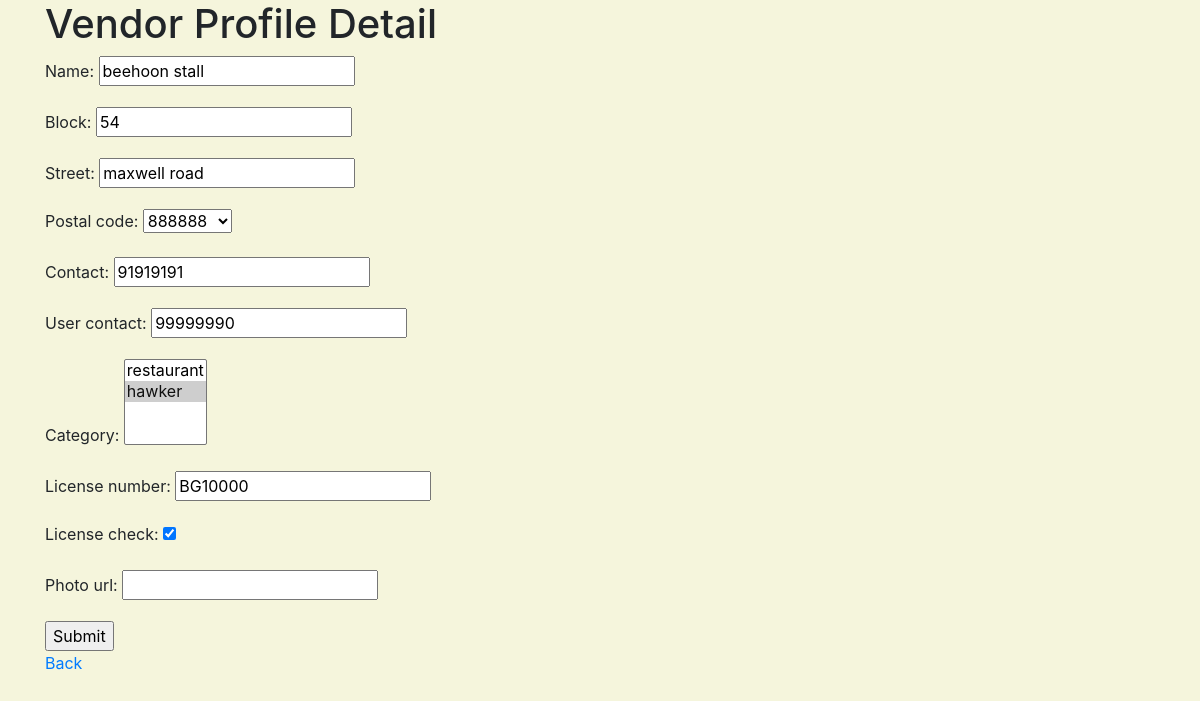
/vendor/profiles/17 (signed in), run on an earlier commit of the app's database.
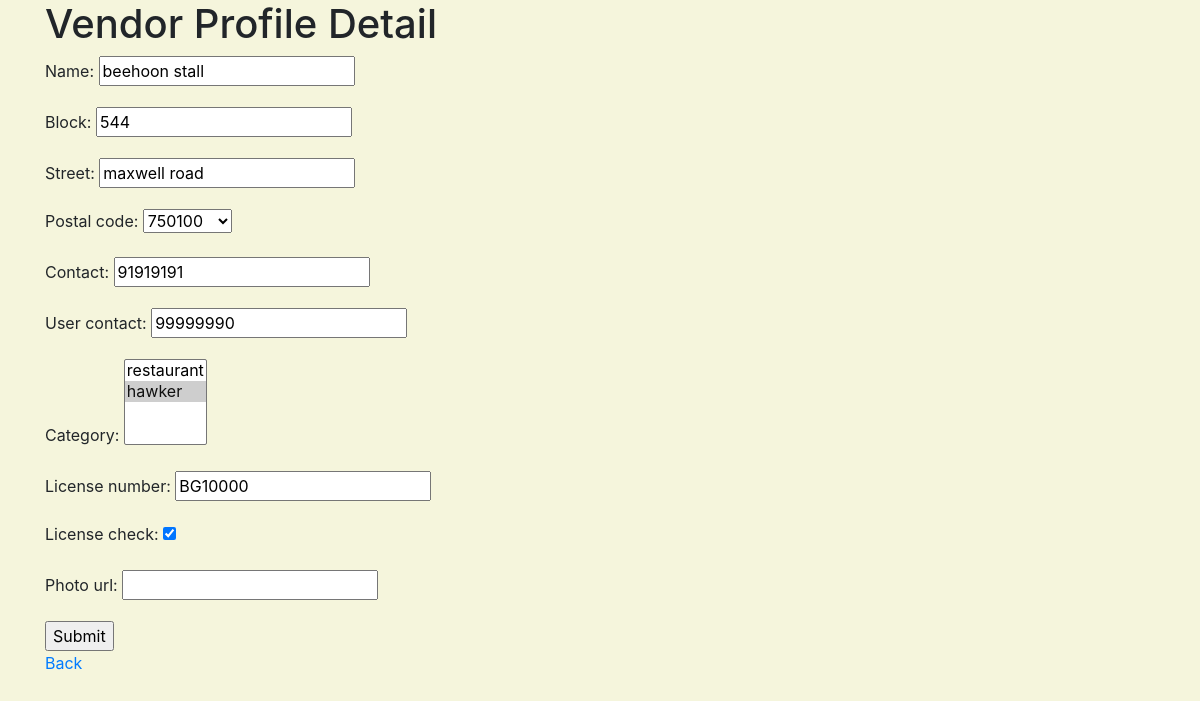
And on a later commit of the database.
### vendor/models.py (models this page shows, shortened)
class Vendor(models.Model):
    category = models.ManyToManyField(Category)
    postal_code = models.ForeignKey(Postal, null=True, blank=False, on_delete=models.SET_NULL)
    name = models.CharField( max_length=100, null=False, blank=False)
    block = models.PositiveSmallIntegerField( null=False, blank=False)
    street = models.CharField(max_length=254, null=False, blank=False)
    contact = models.PositiveIntegerField(validators=[MinValueValidator(10000000), MaxValueValidator(99999999)], null=False, blank=False)
    date_joined = models.DateTimeField(auto_now_add=True)
    user = models.ForeignKey(User, null=True, on_delete=models.SET_NULL)
    user_contact = models.PositiveIntegerField(validators=[MinValueValidator(10000000), MaxValueValidator(99999999)], null=False, blank=False)
    license_number = models.CharField(max_length=10, null=False, blank=False)
    license_check = models.BooleanField(default=False)
    photo_url=models.URLField(max_length=1024, null=True, blank=True)

### location/models.py (models this page shows)
class Postal(models.Model):
    postal_code = models.PositiveIntegerField(validators=[MinValueValidator(10000), MaxValueValidator(999999)], null=False, blank=False)
    def __str__(self):
        return str(self.postal_code)

### vendor/views.py (the view)
# urls.py: path('profiles/<vendor_profile_id>', vendor.views.edit_vendor_profile, name='edit_vendor_profile_route'),
@login_required
def edit_vendor_profile(request, vendor_profile_id):
    profile = get_object_or_404(Vendor, pk=vendor_profile_id)
    profile_form = VendorForm(instance=profile)
    if request.method == "POST":
        create_form = VendorForm(request.POST, instance=profile)
        if create_form.is_valid():
            create_form.save()
            return redirect(reverse(view_vendor_profiles))
        else:
            return redirect(reverse(edit_vendor_profile, kwargs={'vendor_profile_id': vendor_profile_id}))
    else:
        return render(request, "vendor/vendor_profile_detail.html", {
            "form": profile_form,
            "vendor_profile_id": vendor_profile_id
        })

### vendor/forms.py
class VendorForm(forms.ModelForm):
    class Meta:
        model = Vendor
        fields = ('name', 'block', 'street', 'postal_code', 'contact', 'user_contact', 'category', 'license_number', 'license_check', 'photo_url')

### vendor/models.py (called while the page is built)
    def __str__(self):
        return self.title

### vendor/templates/vendor/vendor_profile_detail.html (shortened to what this page needs)
{% extends 'base_template.html' %}
{%block content%}
<h1> Vendor Profile Detail </h1>
<form method="POST">
    {{ form.as_p}}
    <input type="submit">
</form>
<a href="{% url 'view_vendor_profiles_route' %}"> Back </a>
{%endblock%}

What changed in the data, as far as the page shows it:
changed Vendor "beehoon stall": block "54" → "544"
computed for Postal: postal_code "888888" → "750100"
